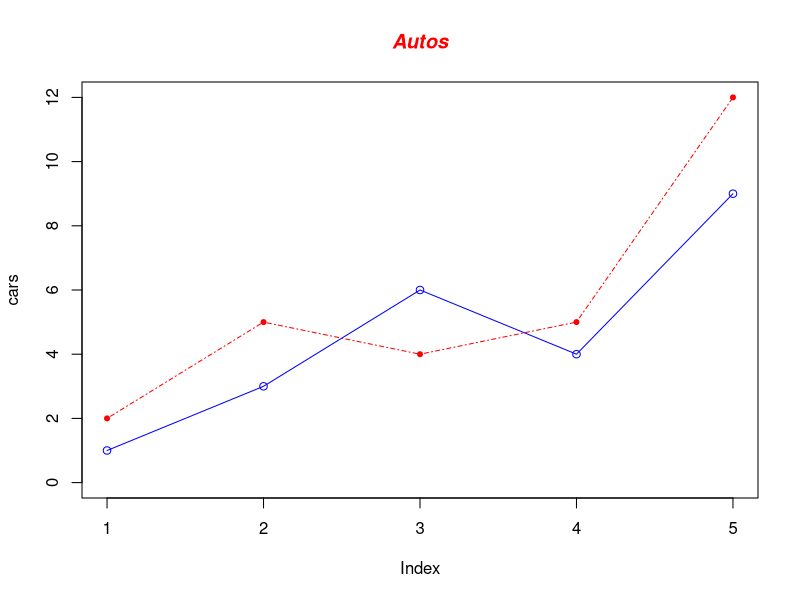

The R source for this figure:
rm(list=ls())

cars <- c(1,3,6,4,9)
trucks <- c(2,5,4,5,12)

plot(cars, type="o", col="blue", ylim=c(0, 12))
lines(trucks, type="o", pch=20, lty=4, col="red")

title(main="Autos", col.main="red", font.main=4)


